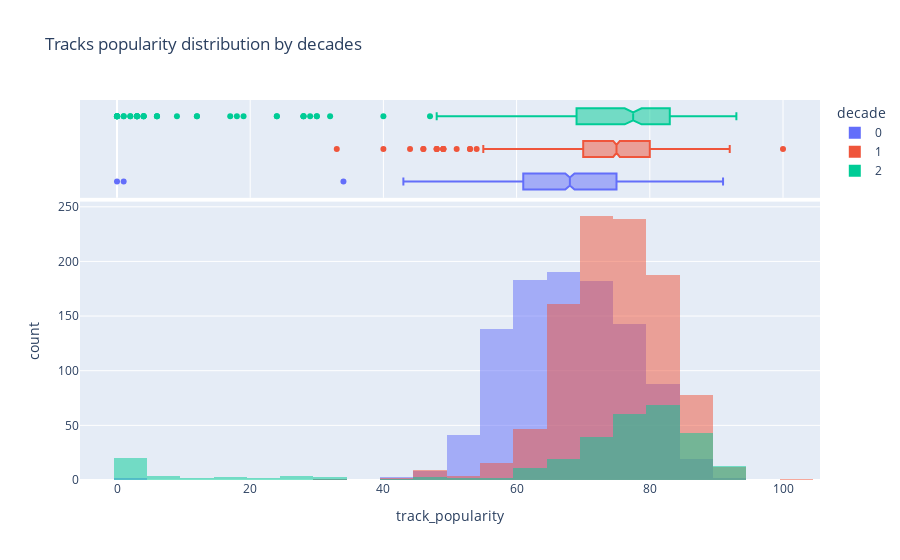

The cell this chart's notebook holds for it:
### Code cell
px.histogram(
    df,
    x="track_popularity",
    color="decade",
    marginal="box",
    nbins=50,
    barmode="overlay",
    title="Tracks popularity distribution by decades"
)

### Figure 1 — Plotly figure (JSON) as saved in the notebook; plotly's stock layout.template omitted (floating-point values rounded to 4 significant figures; data arrays with more than 128 entries replaced by an {"elided": "..."} marker saying what was removed)
{"data": [{"alignmentgroup": "True", "bingroup": "x", "hovertemplate": "decade=0<br>track_popularity=%{x}<br>count=%{y}<extra></extra>", "legendgroup": "0", "marker": {"color": "#636efa", "opacity": 0.5}, "name": "0", "nbinsx": 50, "offsetgroup": "0", "orientation": "v", "showlegend": true, "type": "histogram", "x": {"elided": "1000 int values"}, "xaxis": "x", "yaxis": "y"}, {"alignmentgroup": "True", "hovertemplate": "decade=0<br>track_popularity=%{x}<extra></extra>", "legendgroup": "0", "marker": {"color": "#636efa"}, "name": "0", "notched": true, "offsetgroup": "0", "showlegend": false, "type": "box", "x": {"elided": "1000 int values"}, "xaxis": "x2", "yaxis": "y2"}, {"alignmentgroup": "True", "bingroup": "x", "hovertemplate": "decade=1<br>track_popularity=%{x}<br>count=%{y}<extra></extra>", "legendgroup": "1", "marker": {"color": "#EF553B", "opacity": 0.5}, "name": "1", "nbinsx": 50, "offsetgroup": "1", "orientation": "v", "showlegend": true, "type": "histogram", "x": {"elided": "1000 int values"}, "xaxis": "x", "yaxis": "y"}, {"alignmentgroup": "True", "hovertemplate": "decade=1<br>track_popularity=%{x}<extra></extra>", "legendgroup": "1", "marker": {"color": "#EF553B"}, "name": "1", "notched": true, "offsetgroup": "1", "showlegend": false, "type": "box", "x": {"elided": "1000 int values"}, "xaxis": "x2", "yaxis": "y2"}, {"alignmentgroup": "True", "bingroup": "x", "hovertemplate": "decade=2<br>track_popularity=%{x}<br>count=%{y}<extra></extra>", "legendgroup": "2", "marker": {"color": "#00cc96", "opacity": 0.5}, "name": "2", "nbinsx": 50, "offsetgroup": "2", "orientation": "v", "showlegend": true, "type": "histogram", "x": {"elided": "300 int values"}, "xaxis": "x", "yaxis": "y"}, {"alignmentgroup": "True", "hovertemplate": "decade=2<br>track_popularity=%{x}<extra></extra>", "legendgroup": "2", "marker": {"color": "#00cc96"}, "name": "2", "notched": true, "offsetgroup": "2", "showlegend": false, "type": "box", "x": {"elided": "300 int values"}, "xaxis": "x2", "yaxis": "y2"}], "layout": {"barmode": "overlay", "legend": {"title": {"text": "decade"}, "tracegroupgap": 0}, "title": {"text": "Tracks popularity distribution by decades"}, "xaxis": {"anchor": "y", "domain": [0, 1], "title": {"text": "track_popularity"}}, "xaxis2": {"anchor": "y2", "domain": [0, 1], "matches": "x", "showgrid": true, "showticklabels": false}, "yaxis": {"anchor": "x", "domain": [0, 0.7326], "title": {"text": "count"}}, "yaxis2": {"anchor": "x2", "domain": [0.7426, 1], "matches": "y2", "showgrid": false, "showline": false, "showticklabels": false, "ticks": ""}}}
